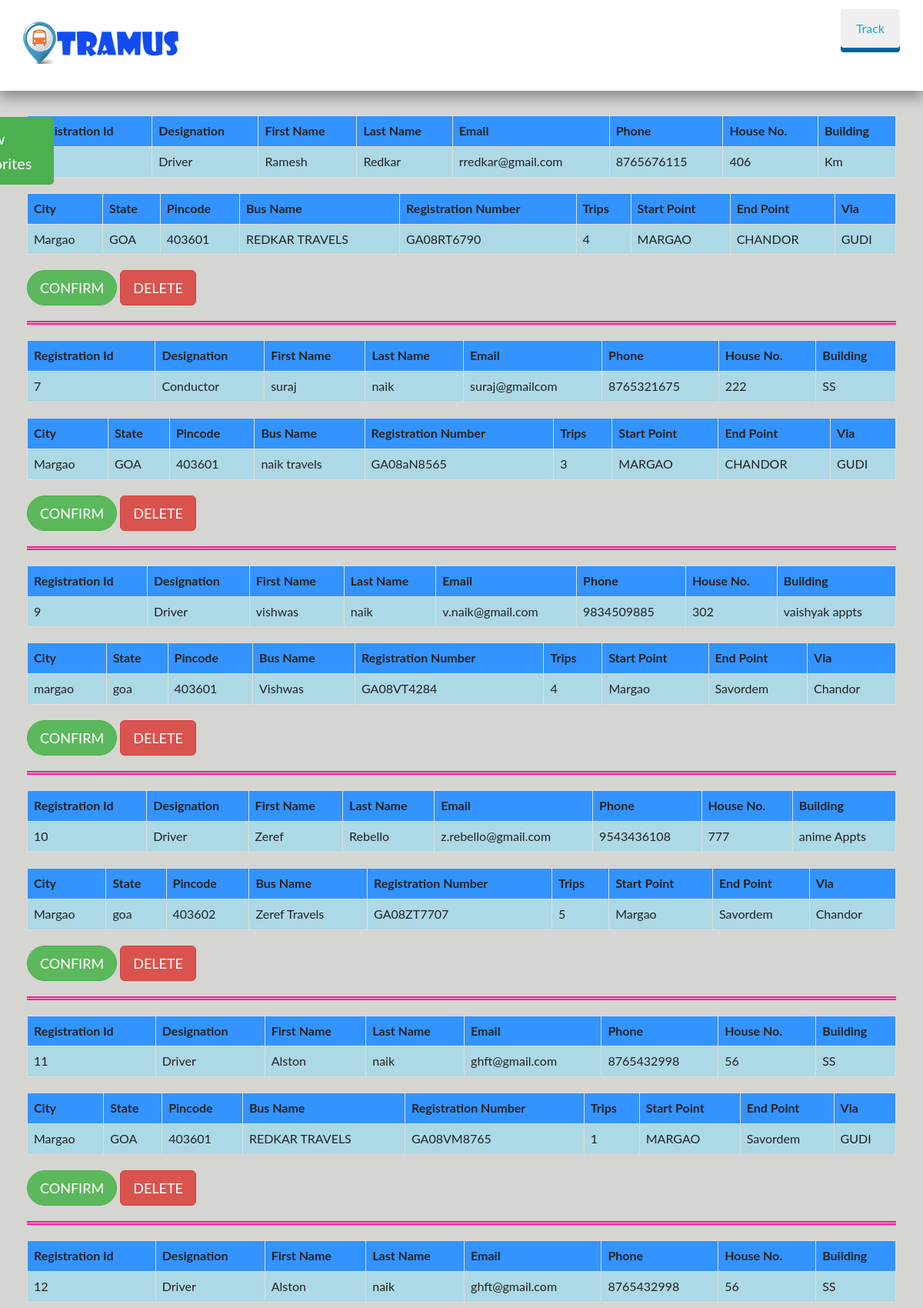
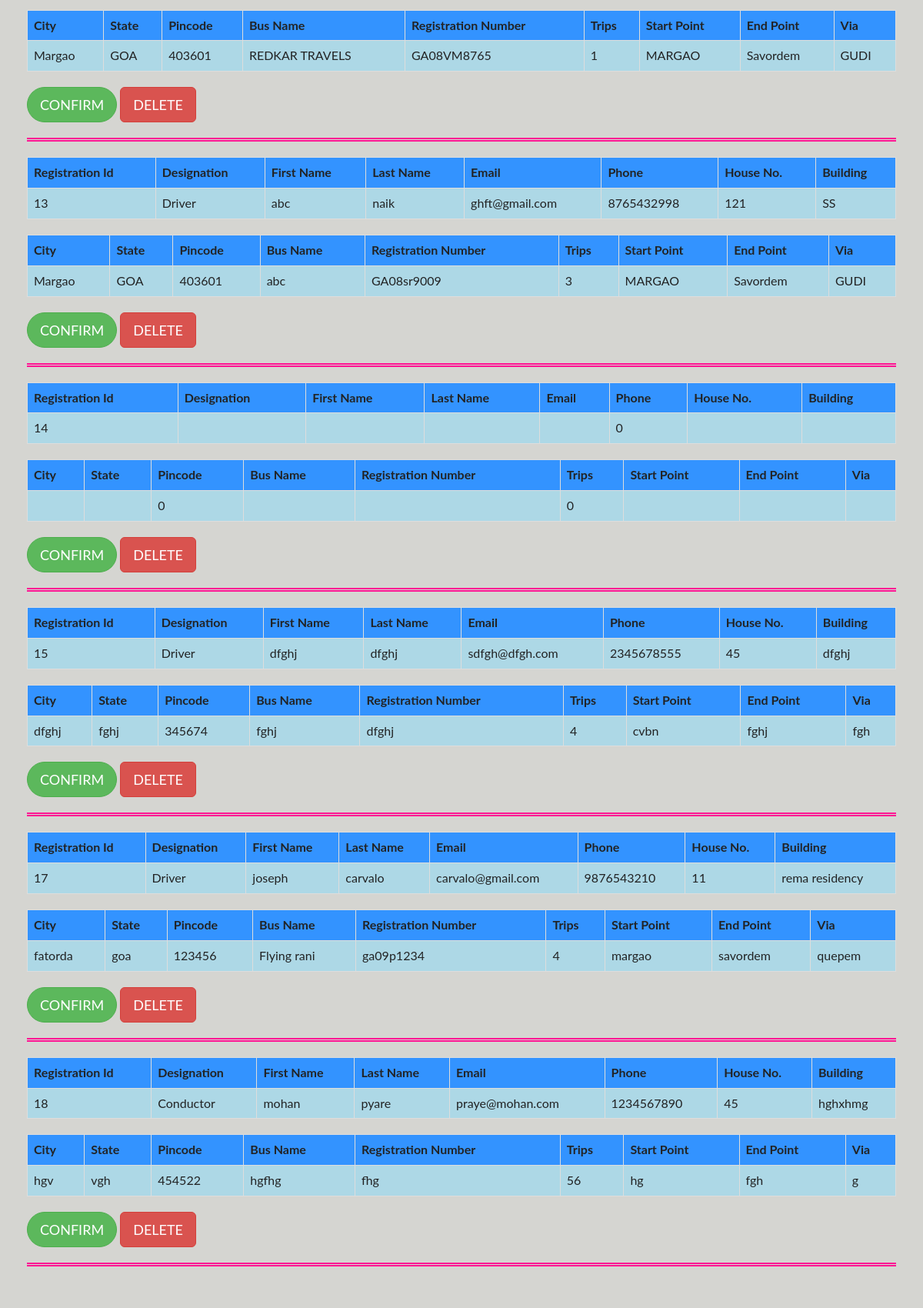
The page /tramus/pending_requests.php (upper part) on the database its author committed (2 pictures, top to bottom).
### tables this page shows
CREATE TABLE IF NOT EXISTS `unregistered_request` (
  `registration_id` int(11) NOT NULL AUTO_INCREMENT,
  `Designation` varchar(20) NOT NULL,
  `First_Name` varchar(20) NOT NULL,
  `Last_Name` varchar(20) NOT NULL,
  `Email` varchar(30) DEFAULT NULL,
  `Phone` bigint(11) DEFAULT NULL,
  `House_no` varchar(20) NOT NULL,
  `Building` varchar(30) NOT NULL,
  `City` varchar(20) NOT NULL,
  `State` varchar(20) NOT NULL,
  `Pincode` int(11) NOT NULL,
  `Bus_name` varchar(30) NOT NULL,
  `Registration_number` varchar(20) NOT NULL,
  `Trips` int(10) NOT NULL,
  `Start_point` varchar(20) NOT NULL,
  `End_point` varchar(20) NOT NULL,
  `Via` varchar(20) NOT NULL,
  PRIMARY KEY (`registration_id`)
);

### tramus/pending_requests.php (the view, shortened to what this page needs)
<?php require('webpage header.php') ?>
<?php
require('connect.php');
?>
<?php
$sql="select * from unregistered_request";
$res=mysqli_query($conn,$sql);
$num=mysqli_num_rows($res);
if($num > 0){
	echo "<body style='background-color:#D5D5D1;'>";
	echo "<div class='container-fluid g-padding-y-150--xs'>";
	echo "<div class='row-fluid'>";
	while($row=mysqli_fetch_array($res))
	{
		echo "<div style='overflow:auto;'>";
		echo "<table class='table table-bordered table-hover' style='background-color:lightblue;'>";
		echo "<tr style='background-color:#3393FF;'>";
		echo "<th>Registration Id</th>";
		echo "<th>Designation</th>";
		echo "<th>First Name</th>";
		echo "<th>Last Name</th>";
		echo "<th>Email</th>";
		echo "<th>Phone</th>";
		echo "<th>House No.</th>";
		echo "<th>Building</th>";
		echo "</tr>";
		echo "<tr>";
		echo "<td>",$row['registration_id'],"</td>";
		echo "<td>",$row['Designation'],"</td>";
		echo "<td>",$row['First_Name'],"</td>";
		echo "<td>",$row['Last_Name'],"</td>";
		echo "<td>",$row['Email'],"</td>";
		echo "<td>",$row['Phone'],"</td>";
		echo "<td>",$row['House_no'],"</td>";
		echo "<td>",$row['Building'],"</td>";
		echo "</table>";
		echo "<table class='table table-bordered table-hover' style='background-color:lightblue;'>";
		echo "<tr style='background-color:#3393FF;'>";
		echo "<th>City</th>";
		echo "<th>State</th>";
		echo "<th>Pincode</th>";
		echo "<th>Bus Name</th>";
		echo "<th>Registration Number</th>";
		echo "<th>Trips</th>";
		echo "<th>Start Point</th>";
		echo "<th>End Point</th>";
		echo "<th>Via</th>";
		echo "</tr>";
		echo "<tr>";
		echo "<td>",$row['City'],"</td>";
		echo "<td>",$row['State'],"</td>";
		echo "<td>",$row['Pincode'],"</td>";
		echo "<td>",$row['Bus_name'],"</td>";
		echo "<td>",$row['Registration_number'],"</td>";
		echo "<td>",$row['Trips'],"</td>";
		echo "<td>",$row['Start_point'],"</td>";
		echo "<td>",$row['End_point'],"</td>";
		echo "<td>",$row['Via'],"</td>";
?>
<?php
		echo "</tr>";
		echo "</table>";
		echo "</div>";
?>
		<a href='bus registration manager.php?registration_id=<?php echo $row['registration_id'] ?>'><input type='button' class='btn btn-success btn-lg text-uppercase g-radius--50' value='Confirm' name='confirm'></a>
		<a href='delete_request.php?registration_id=<?php echo $row['registration_id'] ?>' onclick="return confirm_del();"><input type='button' class='btn btn-danger btn-lg text-uppercase ' value='Delete' name='delete'></a>
	<?php
		echo "<hr style='border-top: 5px double #FF1493'>";
	}
}
else
	echo "Empty Table";
	echo "</div>";
	echo "</div>";
	echo "</body>";
?>

### tramus/css/style.css (style rules this page uses)
html { overflow-x: hidden; }
html, html a, body { -webkit-font-smoothing: antialiased; }
html { font-size: 16px; -webkit-tap-highlight-color: transparent; }
body { font-size: 1rem; font-family: Lato, sans-serif; color: #222324; line-height: 1.6; background-color: #fff; }
a { color: #13b1cd; text-decoration: none; }
.container-fluid { padding-left: 2.1875rem; padding-right: 2.1875rem; }

### tramus/login_css.css (style rules this page uses)
body { overflow-x: hidden; margin: 0; padding: 0; }

### rows shown on the page
unregistered_request: Designation "Driver", First_Name "Ramesh", Last_Name "Redkar", Email "rredkar@gmail.com", Phone "8765676115", House_no "406", Building "Km", City "Margao", State "GOA", Pincode "403601", Bus_name "REDKAR TRAVELS", Registration_number "GA08RT6790", Trips "4", Start_point "MARGAO", End_point "CHANDOR", Via "GUDI"
unregistered_request: registration_id "7", Designation "Conductor", First_Name "suraj", Last_Name "naik", Email "suraj@gmailcom", Phone "8765321675", House_no "222", Building "SS", City "Margao", State "GOA", Pincode "403601", Bus_name "naik travels", Registration_number "GA08aN8565", Trips "3", Start_point "MARGAO", End_point "CHANDOR", Via "GUDI"
unregistered_request: registration_id "9", Designation "Driver", First_Name "vishwas", Last_Name "naik", Email "v.naik@gmail.com", Phone "9834509885", House_no "302", Building "vaishyak appts", City "margao", State "goa", Pincode "403601", Bus_name "Vishwas", Registration_number "GA08VT4284", Trips "4", Start_point "Margao", End_point "Savordem", Via "Chandor"
unregistered_request: registration_id "10", Designation "Driver", First_Name "Zeref", Last_Name "Rebello", Email "z.rebello@gmail.com", Phone "9543436108", House_no "777", Building "anime Appts", City "Margao", State "goa", Pincode "403602", Bus_name "Zeref Travels", Registration_number "GA08ZT7707", Trips "5", Start_point "Margao", End_point "Savordem", Via "Chandor"
unregistered_request: registration_id "11", Designation "Driver", First_Name "Alston", Last_Name "naik", Email "ghft@gmail.com", Phone "8765432998", House_no "56", Building "SS", City "Margao", State "GOA", Pincode "403601", Bus_name "REDKAR TRAVELS", Registration_number "GA08VM8765", Trips "1", Start_point "MARGAO", End_point "Savordem", Via "GUDI"
unregistered_request: registration_id "12", Designation "Driver", First_Name "Alston", Last_Name "naik", Email "ghft@gmail.com", Phone "8765432998", House_no "56", Building "SS", City "Margao", State "GOA", Pincode "403601", Bus_name "REDKAR TRAVELS", Registration_number "GA08VM8765", Trips "1", Start_point "MARGAO", End_point "Savordem", Via "GUDI"
unregistered_request: registration_id "13", Designation "Driver", First_Name "abc", Last_Name "naik", Email "ghft@gmail.com", Phone "8765432998", House_no "121", Building "SS", City "Margao", State "GOA", Pincode "403601", Bus_name "abc", Registration_number "GA08sr9009", Trips "3", Start_point "MARGAO", End_point "Savordem", Via "GUDI"
unregistered_request: registration_id "14", Phone "0", Pincode "0", Trips "0"
unregistered_request: registration_id "15", Designation "Driver", First_Name "dfghj", Last_Name "dfghj", Email "sdfgh@dfgh.com", Phone "2345678555", House_no "45", Building "dfghj", City "dfghj", State "fghj", Pincode "345674", Bus_name "fghj", Registration_number "dfghj", Trips "4", Start_point "cvbn", End_point "fghj", Via "fgh"
unregistered_request: registration_id "17", Designation "Driver", First_Name "joseph", Last_Name "carvalo", Email "carvalo@gmail.com", Phone "9876543210", House_no "11", Building "rema residency", City "fatorda", State "goa", Pincode "123456", Bus_name "Flying rani", Registration_number "ga09p1234", Trips "4", Start_point "margao", End_point "savordem", Via "quepem"
unregistered_request: registration_id "18", Designation "Conductor", First_Name "mohan", Last_Name "pyare", Email "praye@mohan.com", Phone "1234567890", House_no "45", Building "hghxhmg", City "hgv", State "vgh", Pincode "454522", Bus_name "hgfhg", Registration_number "fhg", Trips "56", Start_point "hg", End_point "fgh", Via "g"
